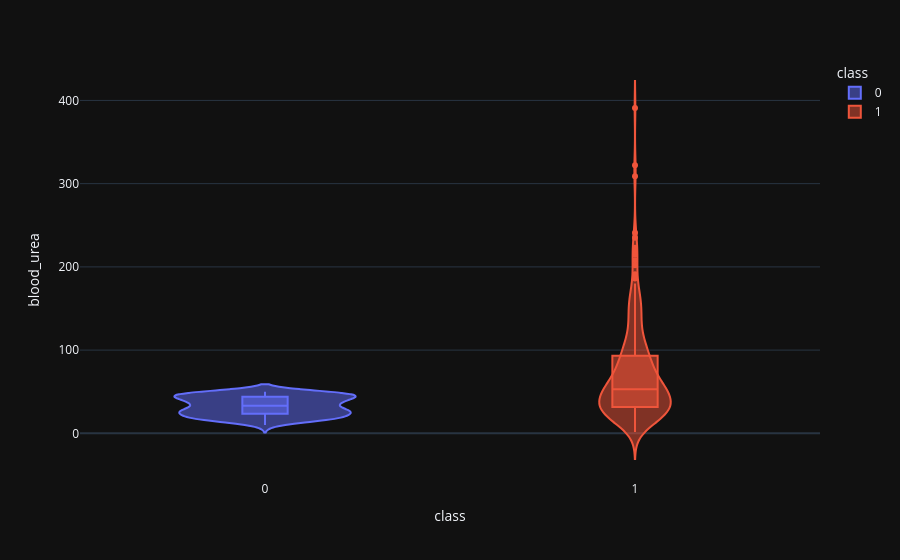

Notebook cell for this chart:
### Code cell
violin('blood_urea')

### Figure 1 — Plotly figure (JSON) as saved in the notebook; plotly's stock layout.template omitted (floating-point values rounded to 4 significant figures; data arrays with more than 128 entries replaced by an {"elided": "..."} marker saying what was removed)
{"data": [{"alignmentgroup": "True", "box": {"visible": true}, "hovertemplate": "class=%{x}<br>blood_urea=%{y}<extra></extra>", "legendgroup": "1", "marker": {"color": "#EF553B"}, "name": "1", "offsetgroup": "1", "orientation": "v", "scalegroup": "True", "showlegend": true, "type": "violin", "x": {"elided": "250 int values"}, "x0": " ", "xaxis": "x", "y": {"elided": "250 float values"}, "y0": " ", "yaxis": "y"}, {"alignmentgroup": "True", "box": {"visible": true}, "hovertemplate": "class=%{x}<br>blood_urea=%{y}<extra></extra>", "legendgroup": "0", "marker": {"color": "#636EFA"}, "name": "0", "offsetgroup": "0", "orientation": "v", "scalegroup": "True", "showlegend": true, "type": "violin", "x": {"elided": "150 int values"}, "x0": " ", "xaxis": "x", "y": {"elided": "150 float values"}, "y0": " ", "yaxis": "y"}], "layout": {"legend": {"title": {"text": "class"}, "tracegroupgap": 0, "traceorder": "reversed"}, "margin": {"t": 60}, "violinmode": "overlay", "xaxis": {"anchor": "y", "categoryarray": [1, 0], "categoryorder": "array", "domain": [0, 1], "title": {"text": "class"}}, "yaxis": {"anchor": "x", "domain": [0, 1], "title": {"text": "blood_urea"}}}}
